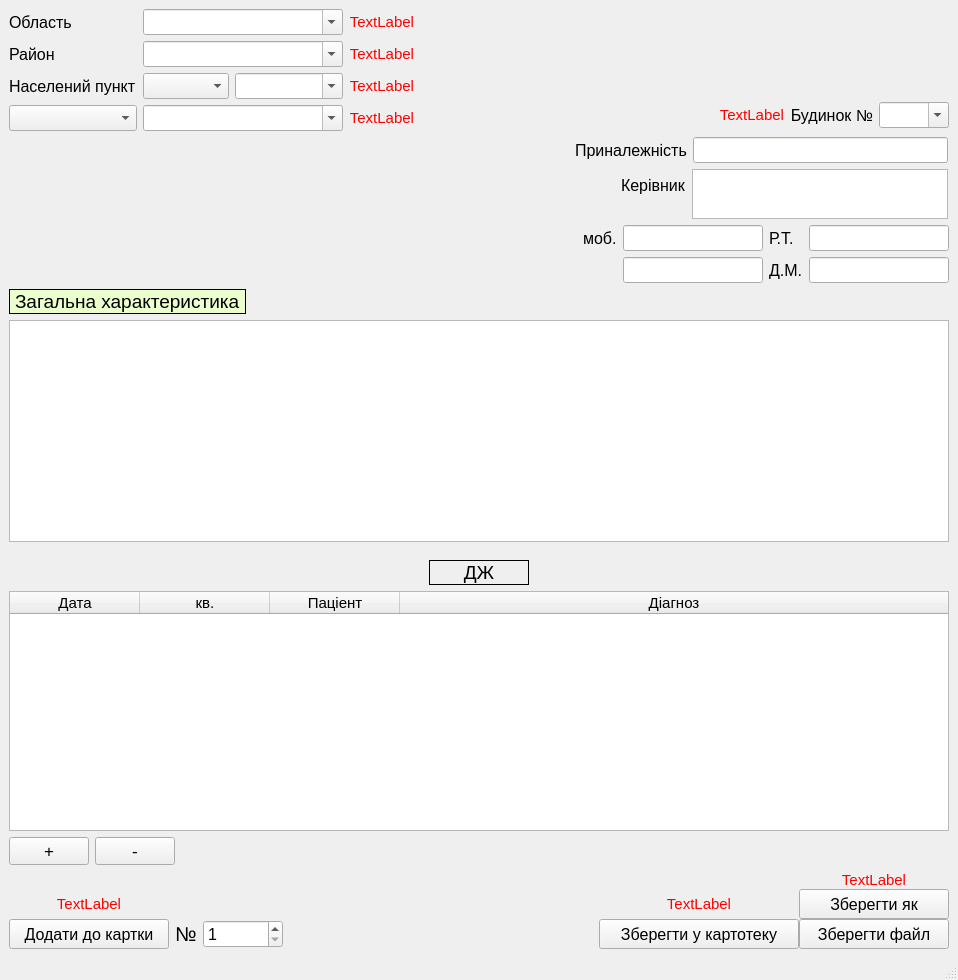
<?xml version="1.0" encoding="UTF-8"?>
<ui version="4.0">
 <class>CardFile</class>
 <widget class="QMainWindow" name="CardFile">
  <property name="geometry">
   <rect>
    <x>0</x>
    <y>0</y>
    <width>958</width>
    <height>980</height>
   </rect>
  </property>
  <property name="windowTitle">
   <string>Перегляд файлу</string>
  </property>
  <widget class="QWidget" name="centralwidget">
   <layout class="QGridLayout" name="gridLayout_2">
    <item row="1" column="1" colspan="2">
     <layout class="QFormLayout" name="formLayout_2">
      <property name="labelAlignment">
       <set>Qt::AlignLeading|Qt::AlignLeft|Qt::AlignVCenter</set>
      </property>
      <property name="formAlignment">
       <set>Qt::AlignRight|Qt::AlignTop|Qt::AlignTrailing</set>
      </property>
      <property name="horizontalSpacing">
       <number>6</number>
      </property>
      <property name="verticalSpacing">
       <number>6</number>
      </property>
      <property name="rightMargin">
       <number>7</number>
      </property>
      <property name="bottomMargin">
       <number>0</number>
      </property>
      <item row="0" column="0">
       <widget class="QLabel" name="label_4_3">
        <property name="font">
         <font>
          <pointsize>12</pointsize>
         </font>
        </property>
        <property name="text">
         <string>Приналежність</string>
        </property>
        <property name="margin">
         <number>2</number>
        </property>
       </widget>
      </item>
      <item row="0" column="1">
       <widget class="QLineEdit" name="affiliation_3">
        <property name="sizePolicy">
         <sizepolicy hsizetype="Fixed" vsizetype="Fixed">
          <horstretch>0</horstretch>
          <verstretch>0</verstretch>
         </sizepolicy>
        </property>
        <property name="minimumSize">
         <size>
          <width>255</width>
          <height>0</height>
         </size>
        </property>
        <property name="font">
         <font>
          <pointsize>11</pointsize>
         </font>
        </property>
        <property name="maxLength">
         <number>50</number>
        </property>
       </widget>
      </item>
     </layout>
    </item>
    <item row="5" column="2">
     <layout class="QGridLayout" name="gridLayout_8">
      <property name="spacing">
       <number>0</number>
      </property>
      <item row="2" column="0">
       <spacer name="horizontalSpacer_7">
        <property name="orientation">
         <enum>Qt::Horizontal</enum>
        </property>
        <property name="sizeHint" stdset="0">
         <size>
          <width>180</width>
          <height>20</height>
         </size>
        </property>
       </spacer>
      </item>
      <item row="2" column="1">
       <widget class="QPushButton" name="saveButton_3">
        <property name="minimumSize">
         <size>
          <width>200</width>
          <height>30</height>
         </size>
        </property>
        <property name="maximumSize">
         <size>
          <width>250</width>
          <height>16777215</height>
         </size>
        </property>
        <property name="font">
         <font>
          <pointsize>12</pointsize>
         </font>
        </property>
        <property name="text">
         <string>Зберегти у картотеку</string>
        </property>
       </widget>
      </item>
      <item row="1" column="1">
       <widget class="QLabel" name="error_save">
        <property name="font">
         <font>
          <pointsize>11</pointsize>
         </font>
        </property>
        <property name="styleSheet">
         <string notr="true">color: rgb(255, 0, 0);</string>
        </property>
        <property name="text">
         <string>TextLabel</string>
        </property>
        <property name="alignment">
         <set>Qt::AlignCenter</set>
        </property>
       </widget>
      </item>
      <item row="2" column="2">
       <widget class="QPushButton" name="save_fileButton">
        <property name="minimumSize">
         <size>
          <width>150</width>
          <height>30</height>
         </size>
        </property>
        <property name="maximumSize">
         <size>
          <width>250</width>
          <height>16777215</height>
         </size>
        </property>
        <property name="font">
         <font>
          <pointsize>12</pointsize>
         </font>
        </property>
        <property name="text">
         <string>Зберегти файл</string>
        </property>
       </widget>
      </item>
      <item row="0" column="2">
       <widget class="QLabel" name="error_save_file">
        <property name="font">
         <font>
          <pointsize>11</pointsize>
         </font>
        </property>
        <property name="styleSheet">
         <string notr="true">color: rgb(255, 0, 0);</string>
        </property>
        <property name="text">
         <string>TextLabel</string>
        </property>
        <property name="alignment">
         <set>Qt::AlignBottom|Qt::AlignHCenter</set>
        </property>
        <property name="margin">
         <number>6</number>
        </property>
       </widget>
      </item>
      <item row="1" column="2">
       <widget class="QPushButton" name="save_as_fileButton">
        <property name="minimumSize">
         <size>
          <width>150</width>
          <height>30</height>
         </size>
        </property>
        <property name="maximumSize">
         <size>
          <width>250</width>
          <height>16777215</height>
         </size>
        </property>
        <property name="font">
         <font>
          <pointsize>12</pointsize>
         </font>
        </property>
        <property name="text">
         <string>Зберегти як</string>
        </property>
       </widget>
      </item>
     </layout>
    </item>
    <item row="4" column="0" colspan="3">
     <layout class="QFormLayout" name="formLayout_4">
      <property name="topMargin">
       <number>12</number>
      </property>
      <item row="1" column="0" colspan="2">
       <widget class="QTableWidget" name="tableWidget_diag_file">
        <property name="minimumSize">
         <size>
          <width>0</width>
          <height>0</height>
         </size>
        </property>
        <property name="font">
         <font>
          <pointsize>11</pointsize>
         </font>
        </property>
        <attribute name="horizontalHeaderDefaultSectionSize">
         <number>130</number>
        </attribute>
        <attribute name="horizontalHeaderShowSortIndicator" stdset="0">
         <bool>false</bool>
        </attribute>
        <attribute name="horizontalHeaderStretchLastSection">
         <bool>true</bool>
        </attribute>
        <attribute name="verticalHeaderDefaultSectionSize">
         <number>30</number>
        </attribute>
        <attribute name="verticalHeaderMinimumSectionSize">
         <number>24</number>
        </attribute>
        <column>
         <property name="text">
          <string>Дата</string>
         </property>
        </column>
        <column>
         <property name="text">
          <string>кв.</string>
         </property>
        </column>
        <column>
         <property name="text">
          <string>Паціент</string>
         </property>
        </column>
        <column>
         <property name="text">
          <string>Діагноз</string>
         </property>
        </column>
       </widget>
      </item>
      <item row="2" column="0">
       <layout class="QGridLayout" name="gridLayout_4">
        <item row="0" column="1">
         <widget class="QPushButton" name="del_from_diag_Button_2">
          <property name="font">
           <font>
            <pointsize>13</pointsize>
           </font>
          </property>
          <property name="text">
           <string>-</string>
          </property>
         </widget>
        </item>
        <item row="0" column="0">
         <widget class="QPushButton" name="add_to_diag_Button_3">
          <property name="font">
           <font>
            <pointsize>13</pointsize>
           </font>
          </property>
          <property name="text">
           <string>+</string>
          </property>
         </widget>
        </item>
       </layout>
      </item>
      <item row="0" column="0" colspan="2">
       <layout class="QGridLayout" name="gridLayout_7">
        <item row="0" column="2">
         <spacer name="horizontalSpacer_10">
          <property name="orientation">
           <enum>Qt::Horizontal</enum>
          </property>
          <property name="sizeHint" stdset="0">
           <size>
            <width>40</width>
            <height>20</height>
           </size>
          </property>
         </spacer>
        </item>
        <item row="0" column="1">
         <widget class="QLabel" name="label_3">
          <property name="minimumSize">
           <size>
            <width>100</width>
            <height>25</height>
           </size>
          </property>
          <property name="font">
           <font>
            <pointsize>14</pointsize>
           </font>
          </property>
          <property name="layoutDirection">
           <enum>Qt::LeftToRight</enum>
          </property>
          <property name="frameShape">
           <enum>QFrame::Box</enum>
          </property>
          <property name="frameShadow">
           <enum>QFrame::Plain</enum>
          </property>
          <property name="text">
           <string>ДЖ</string>
          </property>
          <property name="alignment">
           <set>Qt::AlignCenter</set>
          </property>
         </widget>
        </item>
        <item row="0" column="0">
         <spacer name="horizontalSpacer_11">
          <property name="orientation">
           <enum>Qt::Horizontal</enum>
          </property>
          <property name="sizeHint" stdset="0">
           <size>
            <width>40</width>
            <height>20</height>
           </size>
          </property>
         </spacer>
        </item>
       </layout>
      </item>
      <item row="2" column="1">
       <layout class="QGridLayout" name="gridLayout_9">
        <property name="sizeConstraint">
         <enum>QLayout::SetFixedSize</enum>
        </property>
        <property name="leftMargin">
         <number>0</number>
        </property>
        <property name="topMargin">
         <number>0</number>
        </property>
        <property name="rightMargin">
         <number>0</number>
        </property>
        <property name="bottomMargin">
         <number>0</number>
        </property>
       </layout>
      </item>
     </layout>
    </item>
    <item row="0" column="2">
     <layout class="QGridLayout" name="gridLayout_6">
      <property name="leftMargin">
       <number>150</number>
      </property>
      <property name="topMargin">
       <number>90</number>
      </property>
      <property name="rightMargin">
       <number>0</number>
      </property>
      <property name="bottomMargin">
       <number>0</number>
      </property>
      <item row="1" column="3">
       <widget class="QComboBox" name="comboBox_house_number_3">
        <property name="enabled">
         <bool>true</bool>
        </property>
        <property name="minimumSize">
         <size>
          <width>0</width>
          <height>0</height>
         </size>
        </property>
        <property name="maximumSize">
         <size>
          <width>70</width>
          <height>16777215</height>
         </size>
        </property>
        <property name="font">
         <font>
          <pointsize>11</pointsize>
         </font>
        </property>
        <property name="tabletTracking">
         <bool>true</bool>
        </property>
        <property name="autoFillBackground">
         <bool>false</bool>
        </property>
        <property name="editable">
         <bool>true</bool>
        </property>
        <property name="sizeAdjustPolicy">
         <enum>QComboBox::AdjustToContentsOnFirstShow</enum>
        </property>
       </widget>
      </item>
      <item row="1" column="2">
       <widget class="QLabel" name="label_3_3">
        <property name="font">
         <font>
          <pointsize>12</pointsize>
         </font>
        </property>
        <property name="text">
         <string>Будинок №</string>
        </property>
        <property name="alignment">
         <set>Qt::AlignRight|Qt::AlignTrailing|Qt::AlignVCenter</set>
        </property>
        <property name="margin">
         <number>2</number>
        </property>
       </widget>
      </item>
      <item row="1" column="0">
       <spacer name="horizontalSpacer_4">
        <property name="orientation">
         <enum>Qt::Horizontal</enum>
        </property>
        <property name="sizeHint" stdset="0">
         <size>
          <width>40</width>
          <height>20</height>
         </size>
        </property>
       </spacer>
      </item>
      <item row="1" column="1">
       <widget class="QLabel" name="error_house_numb">
        <property name="font">
         <font>
          <pointsize>11</pointsize>
         </font>
        </property>
        <property name="styleSheet">
         <string notr="true">color: rgb(255, 0, 0);</string>
        </property>
        <property name="text">
         <string>TextLabel</string>
        </property>
        <property name="alignment">
         <set>Qt::AlignRight|Qt::AlignTrailing|Qt::AlignVCenter</set>
        </property>
       </widget>
      </item>
     </layout>
    </item>
    <item row="0" column="0">
     <layout class="QGridLayout" name="gridLayout_5">
      <property name="rightMargin">
       <number>20</number>
      </property>
      <item row="1" column="0">
       <widget class="QLabel" name="label_4_4">
        <property name="font">
         <font>
          <pointsize>12</pointsize>
         </font>
        </property>
        <property name="text">
         <string>Район</string>
        </property>
        <property name="margin">
         <number>2</number>
        </property>
       </widget>
      </item>
      <item row="3" column="0">
       <widget class="QComboBox" name="comboBox_streets_3">
        <property name="sizePolicy">
         <sizepolicy hsizetype="Minimum" vsizetype="Fixed">
          <horstretch>0</horstretch>
          <verstretch>0</verstretch>
         </sizepolicy>
        </property>
        <property name="minimumSize">
         <size>
          <width>110</width>
          <height>0</height>
         </size>
        </property>
        <property name="maximumSize">
         <size>
          <width>160</width>
          <height>16777215</height>
         </size>
        </property>
        <property name="font">
         <font>
          <pointsize>11</pointsize>
         </font>
        </property>
       </widget>
      </item>
      <item row="1" column="1">
       <widget class="QComboBox" name="comboBox_district_name_3">
        <property name="enabled">
         <bool>true</bool>
        </property>
        <property name="font">
         <font>
          <pointsize>11</pointsize>
         </font>
        </property>
        <property name="tabletTracking">
         <bool>true</bool>
        </property>
        <property name="autoFillBackground">
         <bool>false</bool>
        </property>
        <property name="editable">
         <bool>true</bool>
        </property>
        <property name="sizeAdjustPolicy">
         <enum>QComboBox::AdjustToContentsOnFirstShow</enum>
        </property>
       </widget>
      </item>
      <item row="2" column="1">
       <layout class="QFormLayout" name="formLayout_3">
        <item row="0" column="0">
         <widget class="QComboBox" name="comboBox_locality_type_3">
          <property name="enabled">
           <bool>true</bool>
          </property>
          <property name="minimumSize">
           <size>
            <width>0</width>
            <height>0</height>
           </size>
          </property>
          <property name="font">
           <font>
            <pointsize>11</pointsize>
           </font>
          </property>
          <property name="tabletTracking">
           <bool>true</bool>
          </property>
          <property name="autoFillBackground">
           <bool>false</bool>
          </property>
          <property name="editable">
           <bool>false</bool>
          </property>
          <property name="sizeAdjustPolicy">
           <enum>QComboBox::AdjustToContentsOnFirstShow</enum>
          </property>
         </widget>
        </item>
        <item row="0" column="1">
         <widget class="QComboBox" name="comboBox_locality_name_3">
          <property name="enabled">
           <bool>true</bool>
          </property>
          <property name="minimumSize">
           <size>
            <width>0</width>
            <height>0</height>
           </size>
          </property>
          <property name="font">
           <font>
            <pointsize>11</pointsize>
           </font>
          </property>
          <property name="tabletTracking">
           <bool>true</bool>
          </property>
          <property name="autoFillBackground">
           <bool>false</bool>
          </property>
          <property name="editable">
           <bool>true</bool>
          </property>
          <property name="sizeAdjustPolicy">
           <enum>QComboBox::AdjustToContentsOnFirstShow</enum>
          </property>
         </widget>
        </item>
       </layout>
      </item>
      <item row="2" column="0">
       <widget class="QLabel" name="label_4_6">
        <property name="font">
         <font>
          <pointsize>12</pointsize>
         </font>
        </property>
        <property name="text">
         <string>Населений пункт</string>
        </property>
        <property name="margin">
         <number>2</number>
        </property>
       </widget>
      </item>
      <item row="0" column="0">
       <widget class="QLabel" name="label_4_5">
        <property name="font">
         <font>
          <pointsize>12</pointsize>
         </font>
        </property>
        <property name="text">
         <string>Область</string>
        </property>
        <property name="margin">
         <number>2</number>
        </property>
       </widget>
      </item>
      <item row="0" column="1">
       <widget class="QComboBox" name="comboBox_region_name_3">
        <property name="enabled">
         <bool>true</bool>
        </property>
        <property name="minimumSize">
         <size>
          <width>200</width>
          <height>0</height>
         </size>
        </property>
        <property name="font">
         <font>
          <pointsize>11</pointsize>
         </font>
        </property>
        <property name="tabletTracking">
         <bool>true</bool>
        </property>
        <property name="autoFillBackground">
         <bool>false</bool>
        </property>
        <property name="editable">
         <bool>true</bool>
        </property>
        <property name="sizeAdjustPolicy">
         <enum>QComboBox::AdjustToContentsOnFirstShow</enum>
        </property>
       </widget>
      </item>
      <item row="3" column="1">
       <widget class="QComboBox" name="comboBox_streets_name_3">
        <property name="enabled">
         <bool>true</bool>
        </property>
        <property name="maximumSize">
         <size>
          <width>16777215</width>
          <height>200</height>
         </size>
        </property>
        <property name="font">
         <font>
          <pointsize>11</pointsize>
         </font>
        </property>
        <property name="tabletTracking">
         <bool>true</bool>
        </property>
        <property name="autoFillBackground">
         <bool>false</bool>
        </property>
        <property name="editable">
         <bool>true</bool>
        </property>
        <property name="sizeAdjustPolicy">
         <enum>QComboBox::AdjustToContentsOnFirstShow</enum>
        </property>
       </widget>
      </item>
      <item row="0" column="2">
       <widget class="QLabel" name="error_region">
        <property name="font">
         <font>
          <pointsize>11</pointsize>
         </font>
        </property>
        <property name="styleSheet">
         <string notr="true">color: rgb(255, 0, 0);</string>
        </property>
        <property name="text">
         <string>TextLabel</string>
        </property>
        <property name="alignment">
         <set>Qt::AlignRight|Qt::AlignTrailing|Qt::AlignVCenter</set>
        </property>
       </widget>
      </item>
      <item row="1" column="2">
       <widget class="QLabel" name="error_district">
        <property name="font">
         <font>
          <pointsize>11</pointsize>
         </font>
        </property>
        <property name="styleSheet">
         <string notr="true">color: rgb(255, 0, 0);</string>
        </property>
        <property name="text">
         <string>TextLabel</string>
        </property>
        <property name="alignment">
         <set>Qt::AlignRight|Qt::AlignTrailing|Qt::AlignVCenter</set>
        </property>
       </widget>
      </item>
      <item row="2" column="2">
       <widget class="QLabel" name="error_locality">
        <property name="font">
         <font>
          <pointsize>11</pointsize>
         </font>
        </property>
        <property name="styleSheet">
         <string notr="true">color: rgb(255, 0, 0);</string>
        </property>
        <property name="text">
         <string>TextLabel</string>
        </property>
        <property name="alignment">
         <set>Qt::AlignRight|Qt::AlignTrailing|Qt::AlignVCenter</set>
        </property>
       </widget>
      </item>
      <item row="3" column="2">
       <widget class="QLabel" name="error_street">
        <property name="font">
         <font>
          <pointsize>11</pointsize>
         </font>
        </property>
        <property name="styleSheet">
         <string notr="true">color: rgb(255, 0, 0);</string>
        </property>
        <property name="text">
         <string>TextLabel</string>
        </property>
        <property name="alignment">
         <set>Qt::AlignRight|Qt::AlignTrailing|Qt::AlignVCenter</set>
        </property>
       </widget>
      </item>
     </layout>
    </item>
    <item row="2" column="1" colspan="2">
     <layout class="QFormLayout" name="formLayout">
      <property name="formAlignment">
       <set>Qt::AlignRight|Qt::AlignTop|Qt::AlignTrailing</set>
      </property>
      <property name="horizontalSpacing">
       <number>6</number>
      </property>
      <property name="rightMargin">
       <number>7</number>
      </property>
      <item row="0" column="0">
       <widget class="QLabel" name="label_5_3">
        <property name="font">
         <font>
          <pointsize>12</pointsize>
         </font>
        </property>
        <property name="text">
         <string>Керівник</string>
        </property>
        <property name="margin">
         <number>2</number>
        </property>
       </widget>
      </item>
      <item row="0" column="1">
       <widget class="QTextEdit" name="manager_3">
        <property name="sizePolicy">
         <sizepolicy hsizetype="Fixed" vsizetype="Fixed">
          <horstretch>0</horstretch>
          <verstretch>0</verstretch>
         </sizepolicy>
        </property>
        <property name="maximumSize">
         <size>
          <width>16777215</width>
          <height>50</height>
         </size>
        </property>
        <property name="font">
         <font>
          <pointsize>11</pointsize>
         </font>
        </property>
       </widget>
      </item>
     </layout>
    </item>
    <item row="5" column="0">
     <layout class="QGridLayout" name="gridLayout_3">
      <property name="topMargin">
       <number>9</number>
      </property>
      <property name="horizontalSpacing">
       <number>6</number>
      </property>
      <item row="1" column="0">
       <widget class="QPushButton" name="add_to_cardButton">
        <property name="minimumSize">
         <size>
          <width>160</width>
          <height>30</height>
         </size>
        </property>
        <property name="font">
         <font>
          <pointsize>12</pointsize>
         </font>
        </property>
        <property name="text">
         <string>Додати до картки</string>
        </property>
       </widget>
      </item>
      <item row="1" column="1">
       <widget class="QLabel" name="label_10">
        <property name="font">
         <font>
          <pointsize>15</pointsize>
         </font>
        </property>
        <property name="text">
         <string>№</string>
        </property>
       </widget>
      </item>
      <item row="1" column="2">
       <widget class="QSpinBox" name="curd_numberBox">
        <property name="minimumSize">
         <size>
          <width>80</width>
          <height>0</height>
         </size>
        </property>
        <property name="font">
         <font>
          <pointsize>12</pointsize>
         </font>
        </property>
        <property name="minimum">
         <number>1</number>
        </property>
        <property name="maximum">
         <number>10000</number>
        </property>
       </widget>
      </item>
      <item row="1" column="3">
       <spacer name="horizontalSpacer_9">
        <property name="orientation">
         <enum>Qt::Horizontal</enum>
        </property>
        <property name="sizeHint" stdset="0">
         <size>
          <width>40</width>
          <height>20</height>
         </size>
        </property>
       </spacer>
      </item>
      <item row="0" column="0">
       <widget class="QLabel" name="error">
        <property name="font">
         <font>
          <pointsize>11</pointsize>
         </font>
        </property>
        <property name="styleSheet">
         <string notr="true">color: rgb(255, 0, 0);</string>
        </property>
        <property name="text">
         <string>TextLabel</string>
        </property>
        <property name="alignment">
         <set>Qt::AlignBottom|Qt::AlignHCenter</set>
        </property>
        <property name="margin">
         <number>6</number>
        </property>
       </widget>
      </item>
     </layout>
    </item>
    <item row="5" column="1">
     <spacer name="horizontalSpacer">
      <property name="orientation">
       <enum>Qt::Horizontal</enum>
      </property>
      <property name="sizeHint" stdset="0">
       <size>
        <width>40</width>
        <height>20</height>
       </size>
      </property>
     </spacer>
    </item>
    <item row="3" column="0" colspan="3">
     <layout class="QVBoxLayout" name="verticalLayout">
      <item>
       <layout class="QGridLayout" name="gridLayout">
        <item row="1" column="4">
         <widget class="QLineEdit" name="mobile_2_3">
          <property name="sizePolicy">
           <sizepolicy hsizetype="Fixed" vsizetype="Fixed">
            <horstretch>0</horstretch>
            <verstretch>0</verstretch>
           </sizepolicy>
          </property>
          <property name="maximumSize">
           <size>
            <width>140</width>
            <height>16777215</height>
           </size>
          </property>
          <property name="font">
           <font>
            <pointsize>11</pointsize>
           </font>
          </property>
          <property name="maxLength">
           <number>15</number>
          </property>
         </widget>
        </item>
        <item row="0" column="0">
         <spacer name="horizontalSpacer_3">
          <property name="orientation">
           <enum>Qt::Horizontal</enum>
          </property>
          <property name="sizeHint" stdset="0">
           <size>
            <width>40</width>
            <height>20</height>
           </size>
          </property>
         </spacer>
        </item>
        <item row="1" column="5">
         <widget class="QLabel" name="label_8_3">
          <property name="font">
           <font>
            <pointsize>12</pointsize>
           </font>
          </property>
          <property name="text">
           <string>Д.М.</string>
          </property>
          <property name="margin">
           <number>2</number>
          </property>
         </widget>
        </item>
        <item row="0" column="1">
         <spacer name="horizontalSpacer_5">
          <property name="orientation">
           <enum>Qt::Horizontal</enum>
          </property>
          <property name="sizeHint" stdset="0">
           <size>
            <width>40</width>
            <height>20</height>
           </size>
          </property>
         </spacer>
        </item>
        <item row="0" column="3">
         <widget class="QLabel" name="label_6_3">
          <property name="font">
           <font>
            <pointsize>12</pointsize>
           </font>
          </property>
          <property name="text">
           <string>моб.</string>
          </property>
          <property name="margin">
           <number>2</number>
          </property>
         </widget>
        </item>
        <item row="0" column="4">
         <widget class="QLineEdit" name="mobile_1_3">
          <property name="sizePolicy">
           <sizepolicy hsizetype="Fixed" vsizetype="Fixed">
            <horstretch>0</horstretch>
            <verstretch>0</verstretch>
           </sizepolicy>
          </property>
          <property name="minimumSize">
           <size>
            <width>1</width>
            <height>0</height>
           </size>
          </property>
          <property name="maximumSize">
           <size>
            <width>140</width>
            <height>16777215</height>
           </size>
          </property>
          <property name="font">
           <font>
            <pointsize>11</pointsize>
           </font>
          </property>
          <property name="text">
           <string/>
          </property>
          <property name="maxLength">
           <number>15</number>
          </property>
         </widget>
        </item>
        <item row="0" column="2">
         <spacer name="horizontalSpacer_6">
          <property name="orientation">
           <enum>Qt::Horizontal</enum>
          </property>
          <property name="sizeHint" stdset="0">
           <size>
            <width>40</width>
            <height>20</height>
           </size>
          </property>
         </spacer>
        </item>
        <item row="0" column="5">
         <widget class="QLabel" name="label_7_3">
          <property name="font">
           <font>
            <pointsize>12</pointsize>
           </font>
          </property>
          <property name="text">
           <string>Р.Т.</string>
          </property>
          <property name="margin">
           <number>2</number>
          </property>
         </widget>
        </item>
        <item row="1" column="6">
         <widget class="QLineEdit" name="home_phone_3">
          <property name="sizePolicy">
           <sizepolicy hsizetype="Fixed" vsizetype="Fixed">
            <horstretch>0</horstretch>
            <verstretch>0</verstretch>
           </sizepolicy>
          </property>
          <property name="maximumSize">
           <size>
            <width>140</width>
            <height>16777215</height>
           </size>
          </property>
          <property name="font">
           <font>
            <pointsize>11</pointsize>
           </font>
          </property>
          <property name="maxLength">
           <number>15</number>
          </property>
         </widget>
        </item>
        <item row="0" column="6">
         <widget class="QLineEdit" name="work_phone_3">
          <property name="sizePolicy">
           <sizepolicy hsizetype="Fixed" vsizetype="Fixed">
            <horstretch>0</horstretch>
            <verstretch>0</verstretch>
           </sizepolicy>
          </property>
          <property name="maximumSize">
           <size>
            <width>140</width>
            <height>16777215</height>
           </size>
          </property>
          <property name="font">
           <font>
            <pointsize>11</pointsize>
           </font>
          </property>
          <property name="text">
           <string/>
          </property>
          <property name="maxLength">
           <number>15</number>
          </property>
         </widget>
        </item>
       </layout>
      </item>
      <item>
       <layout class="QFormLayout" name="formLayout_8">
        <property name="bottomMargin">
         <number>0</number>
        </property>
        <item row="0" column="0">
         <widget class="QLabel" name="label_2_3">
          <property name="font">
           <font>
            <pointsize>14</pointsize>
           </font>
          </property>
          <property name="styleSheet">
           <string notr="true">background-color: rgb(234, 255, 205);</string>
          </property>
          <property name="frameShape">
           <enum>QFrame::Box</enum>
          </property>
          <property name="text">
           <string>Загальна характеристика</string>
          </property>
          <property name="margin">
           <number>2</number>
          </property>
         </widget>
        </item>
        <item row="0" column="1">
         <spacer name="horizontalSpacer_8">
          <property name="orientation">
           <enum>Qt::Horizontal</enum>
          </property>
          <property name="sizeHint" stdset="0">
           <size>
            <width>40</width>
            <height>20</height>
           </size>
          </property>
         </spacer>
        </item>
       </layout>
      </item>
      <item>
       <widget class="QTextEdit" name="general_chatacteristics_3">
        <property name="font">
         <font>
          <pointsize>11</pointsize>
         </font>
        </property>
        <property name="mouseTracking">
         <bool>false</bool>
        </property>
        <property name="styleSheet">
         <string notr="true"/>
        </property>
        <property name="html">
         <string>&lt;!DOCTYPE HTML PUBLIC &quot;-//W3C//DTD HTML 4.0//EN&quot; &quot;http://www.w3.org/TR/REC-html40/strict.dtd&quot;&gt;
&lt;html&gt;&lt;head&gt;&lt;meta name=&quot;qrichtext&quot; content=&quot;1&quot; /&gt;&lt;style type=&quot;text/css&quot;&gt;
p, li { white-space: pre-wrap; }
&lt;/style&gt;&lt;/head&gt;&lt;body style=&quot; font-family:'MS Shell Dlg 2'; font-size:11pt; font-weight:400; font-style:normal;&quot;&gt;
&lt;p style=&quot;-qt-paragraph-type:empty; margin-top:0px; margin-bottom:0px; margin-left:0px; margin-right:0px; -qt-block-indent:0; text-indent:0px; font-size:8pt;&quot;&gt;&lt;br /&gt;&lt;/p&gt;&lt;/body&gt;&lt;/html&gt;</string>
        </property>
       </widget>
      </item>
     </layout>
    </item>
   </layout>
   <zorder>horizontalSpacer</zorder>
  </widget>
  <widget class="QMenuBar" name="menubar">
   <property name="geometry">
    <rect>
     <x>0</x>
     <y>0</y>
     <width>958</width>
     <height>21</height>
    </rect>
   </property>
  </widget>
  <widget class="QStatusBar" name="statusbar"/>
 </widget>
 <resources/>
 <connections/>
</ui>
